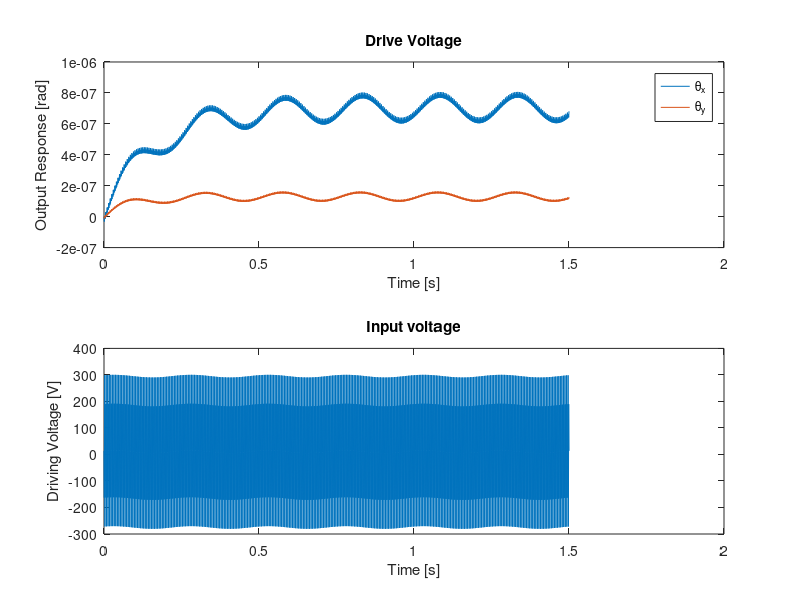
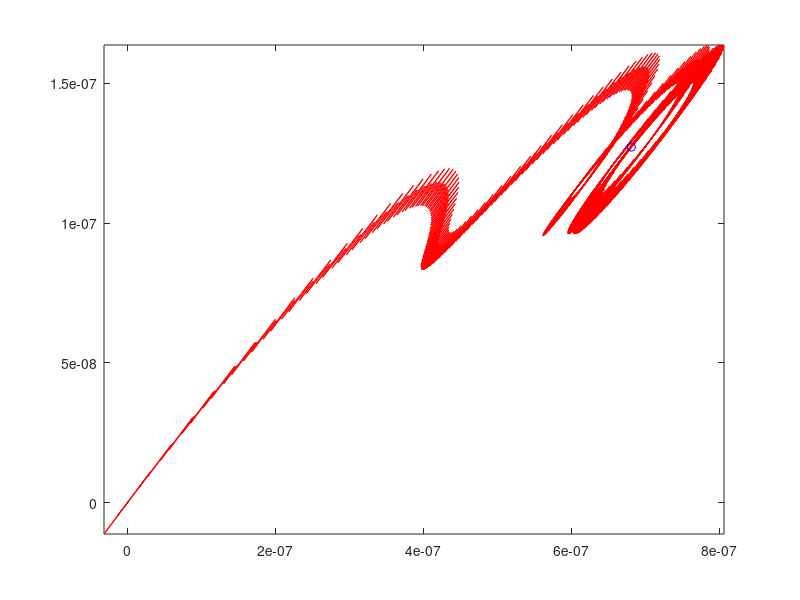

MATLAB code for these plots, in order:
clear; close all;

% ---------------- Geometry & gain & constant definitions -----------------

% Define control constants
Vdc = 10; % DC voltage
Vacx = 300; % AC voltage component in x direction
Vacy = 5; % AC voltage component in y direction
fx = 600;  % frequency in x direction (Hz)
fy = 4;  % frequency in y direction (Hz)
phiy = pi/4; % phase shift in y direction
tEnd = 1.5;  % Final time to model until [s]
t = 0:0.001:tEnd; % time vector from 0 to 1 second with 1 ms interval

% Mirror geometry
a = 600e-6/2; % Length of semi-major axis [m]
b = 400e-6/2; % Length of semi-minor axis [m]
h = 20e-6;    % Mirror thickness [m]
V = pi*a*b*h; % Volume of mirror [m^3]

% Define mirror properties
rho = 2300;  % Density of silicon [kg/m^3]
m = rho * V; % Mass [kg];
% Mass moment of inertia about each axis [kg*m^2]
Jx = (1/4) * m * a^2 + (1/12) * m * b^2; % Minor axis
Jy = (1/4) * m * b^2 + (1/12) * m * a^2; % Major axis
% Stiffness and damping properties
zeta = 0.05; % damping ratio estimate
kx = (600*2*pi)^2*Jx;  % spring constant in x direction
ky = (1400*2*pi)^2*Jy; % spring constant in y direction
cx = 2*zeta*sqrt(kx*m);% damping coefficient in x direction
cy = 2*zeta*sqrt(ky*m);% damping coefficient in y direction
gx = 1;                % Drive voltage (input) gain


% ----------------------- Input voltage definition ------------------------

% Drive voltage definition
Vdrive = Vdc + Vacx .* sin(2*pi*fx*t) + Vacy .* sin(2*pi*fy*t + phiy);


% ------------------------ State space definition -------------------------

% let x = [thetax, thetay, thetax', thetay']
A = [0, 0, 1, 0;
     0, 0, 0, 1;
     -kx/Jx, 0, -cx/Jx, 0;
     0, -ky/Jy, 0, -cy/Jy];
B = [0; 0; gx; gx];
C = [1, 0, 0, 0;
     0, 1, 0, 0];
D = 0;

sys = ss(A, B, C, D);


% ---------------------- Model for different inputs -----------------------

% Simulate the step response of the system
[yOut, tOut] = step(sys, t);

% Simulate the Vdrive response of system
[yDrive, tDrive] = lsim(sys, Vdrive, t);


% ----------------------- Plot for different inputs -----------------------

% Plot step response
% figure;
% subplot(2, 1, 1);
% plot(tOut, yOut);
% title('Step Response');
% xlabel('Time [s]'); ylabel('Output Response [rad]');
% subplot(2, 1, 2);
% plot([0, t(end)], [1, 1]);
% title('Input voltage');
% xlabel('Time [s]'); ylabel('Driving Voltage [V]');

% Plot driving voltage response
figure;
subplot(2, 1, 1);
plot(tDrive, yDrive);
title('Drive Voltage');
xlabel('Time [s]'); ylabel('Output Response [rad]');
legend('\theta_x', '\theta_y');
subplot(2, 1, 2);
plot(t, Vdrive);
title('Input voltage');
xlabel('Time [s]'); ylabel('Driving Voltage [V]');

% Plot mems mirror movement in 2D
figure;
xlabel('\theta_x'); ylabel('\theta_y');
comet(yDrive(:, 1), yDrive(:, 2));
